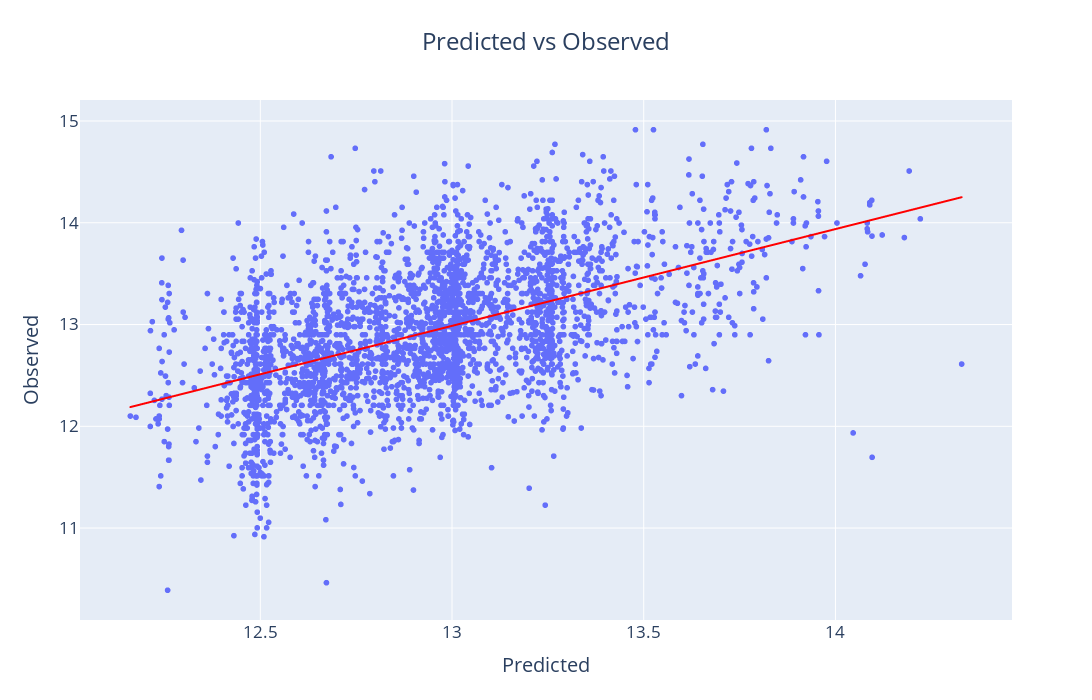

Source (notebook cell):
### Code cell
fig_4 = px.scatter(df_model, x="Predicted", y="Observed", 
trendline="ols", trendline_color_override="red", width=1350, 
height=700, 
title='Predicted vs Observed').update_layout(title={'x':0.5}, font=dict(size=17))                                         

fig_4.show()

### Figure 1 — Plotly figure (JSON) as saved in the notebook; plotly's stock layout.template omitted (floating-point values rounded to 4 significant figures; data arrays with more than 128 entries replaced by an {"elided": "..."} marker saying what was removed)
{"data": [{"hovertemplate": "Predicted=%{x}<br>Observed=%{y}<extra></extra>", "legendgroup": "", "marker": {"color": "#636efa", "symbol": "circle"}, "mode": "markers", "name": "", "showlegend": false, "type": "scattergl", "x": {"elided": "3057 float values"}, "xaxis": "x", "y": {"elided": "3057 float values"}, "yaxis": "y"}, {"hovertemplate": "<b>OLS trendline</b><br>Observed = 0.951074 * Predicted + 0.622988<br>R<sup>2</sup>=0.280211<br><br>Predicted=%{x}<br>Observed=%{y} <b>(trend)</b><extra></extra>", "legendgroup": "", "line": {"color": "red"}, "marker": {"color": "#636efa", "symbol": "circle"}, "mode": "lines", "name": "", "showlegend": false, "type": "scattergl", "x": {"elided": "3057 float values"}, "xaxis": "x", "y": {"elided": "3057 float values"}, "yaxis": "y"}], "layout": {"font": {"size": 17}, "height": 700, "legend": {"tracegroupgap": 0}, "title": {"text": "Predicted vs Observed", "x": 0.5}, "width": 1350, "xaxis": {"anchor": "y", "domain": [0, 1], "title": {"text": "Predicted"}}, "yaxis": {"anchor": "x", "domain": [0, 1], "title": {"text": "Observed"}}}}
